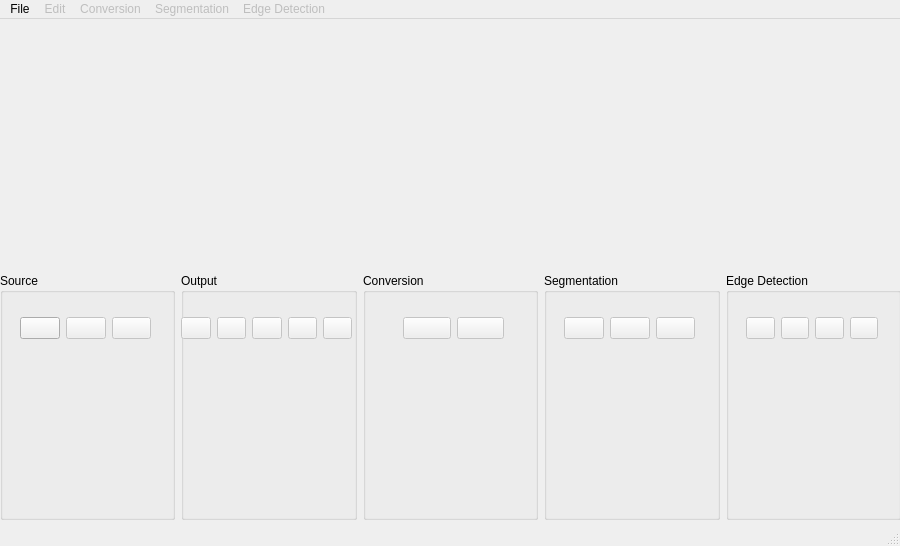
<?xml version="1.0" encoding="UTF-8"?>
<ui version="4.0">
 <class>MainWindow</class>
 <widget class="QMainWindow" name="MainWindow">
  <property name="geometry">
   <rect>
    <x>0</x>
    <y>0</y>
    <width>900</width>
    <height>546</height>
   </rect>
  </property>
  <property name="windowTitle">
   <string>MainWindow</string>
  </property>
  <widget class="QWidget" name="centralwidget">
   <widget class="QLabel" name="background">
    <property name="geometry">
     <rect>
      <x>0</x>
      <y>0</y>
      <width>901</width>
      <height>501</height>
     </rect>
    </property>
    <property name="text">
     <string/>
    </property>
    <property name="pixmap">
     <pixmap>Background.png</pixmap>
    </property>
    <property name="scaledContents">
     <bool>true</bool>
    </property>
   </widget>
   <widget class="QWidget" name="layoutWidget">
    <property name="geometry">
     <rect>
      <x>0</x>
      <y>0</y>
      <width>901</width>
      <height>501</height>
     </rect>
    </property>
    <layout class="QVBoxLayout" name="verticalApp">
     <item>
      <layout class="QHBoxLayout" name="horizontalPhotos">
       <item>
        <widget class="QLabel" name="sourceImage">
         <property name="text">
          <string/>
         </property>
         <property name="pixmap">
          <pixmap>images/upload_warning.png</pixmap>
         </property>
         <property name="scaledContents">
          <bool>true</bool>
         </property>
        </widget>
       </item>
       <item>
        <widget class="QLabel" name="outputImage">
         <property name="text">
          <string/>
         </property>
         <property name="pixmap">
          <pixmap>images/output.png</pixmap>
         </property>
         <property name="scaledContents">
          <bool>true</bool>
         </property>
        </widget>
       </item>
      </layout>
     </item>
     <item>
      <layout class="QHBoxLayout" name="horizontalButtons">
       <item>
        <widget class="QGroupBox" name="sourceButtons">
         <property name="styleSheet">
          <string notr="true"/>
         </property>
         <property name="title">
          <string>Source</string>
         </property>
         <widget class="QWidget" name="horizontalLayoutWidget">
          <property name="geometry">
           <rect>
            <x>20</x>
            <y>20</y>
            <width>131</width>
            <height>71</height>
           </rect>
          </property>
          <layout class="QHBoxLayout" name="horizontalSourceButtons">
           <item>
            <widget class="QPushButton" name="openSourceButton">
             <property name="enabled">
              <bool>true</bool>
             </property>
             <property name="text">
              <string/>
             </property>
             <property name="icon">
              <iconset>
               <normaloff>icons/carbon_folder-open.png</normaloff>icons/carbon_folder-open.png</iconset>
             </property>
            </widget>
           </item>
           <item>
            <widget class="QPushButton" name="saveOutputButton">
             <property name="enabled">
              <bool>false</bool>
             </property>
             <property name="text">
              <string/>
             </property>
             <property name="icon">
              <iconset>
               <normaloff>icons/clarity_export-solid.png</normaloff>icons/clarity_export-solid.png</iconset>
             </property>
            </widget>
           </item>
           <item>
            <widget class="QPushButton" name="clearSourceButton">
             <property name="enabled">
              <bool>false</bool>
             </property>
             <property name="text">
              <string/>
             </property>
             <property name="icon">
              <iconset>
               <normaloff>icons/grommet-icons_clear-option.png</normaloff>icons/grommet-icons_clear-option.png</iconset>
             </property>
            </widget>
           </item>
          </layout>
         </widget>
        </widget>
       </item>
       <item>
        <widget class="QGroupBox" name="outputButtons">
         <property name="title">
          <string>Output</string>
         </property>
         <widget class="QWidget" name="horizontalLayoutWidget_2">
          <property name="geometry">
           <rect>
            <x>0</x>
            <y>20</y>
            <width>171</width>
            <height>71</height>
           </rect>
          </property>
          <layout class="QHBoxLayout" name="horizontalOutputButtons">
           <item>
            <widget class="QPushButton" name="saveAsOutputButton">
             <property name="enabled">
              <bool>false</bool>
             </property>
             <property name="text">
              <string/>
             </property>
             <property name="icon">
              <iconset>
               <normaloff>icons/entypo_save.png</normaloff>icons/entypo_save.png</iconset>
             </property>
            </widget>
           </item>
           <item>
            <widget class="QPushButton" name="exportAsButton">
             <property name="enabled">
              <bool>false</bool>
             </property>
             <property name="text">
              <string/>
             </property>
             <property name="icon">
              <iconset>
               <normaloff>icons/fluent_document-save-24-filled.png</normaloff>icons/fluent_document-save-24-filled.png</iconset>
             </property>
            </widget>
           </item>
           <item>
            <widget class="QPushButton" name="clearButton">
             <property name="enabled">
              <bool>false</bool>
             </property>
             <property name="text">
              <string/>
             </property>
             <property name="icon">
              <iconset>
               <normaloff>icons/grommet-icons_clear-option.png</normaloff>icons/grommet-icons_clear-option.png</iconset>
             </property>
            </widget>
           </item>
           <item>
            <widget class="QPushButton" name="undoOutputButton">
             <property name="enabled">
              <bool>false</bool>
             </property>
             <property name="text">
              <string/>
             </property>
             <property name="icon">
              <iconset>
               <normaloff>icons/uil_image-download.png</normaloff>icons/uil_image-download.png</iconset>
             </property>
            </widget>
           </item>
           <item>
            <widget class="QPushButton" name="redoOutputButton">
             <property name="enabled">
              <bool>false</bool>
             </property>
             <property name="text">
              <string/>
             </property>
             <property name="icon">
              <iconset>
               <normaloff>icons/uil_image-upload.png</normaloff>icons/uil_image-upload.png</iconset>
             </property>
            </widget>
           </item>
          </layout>
         </widget>
        </widget>
       </item>
       <item>
        <widget class="QGroupBox" name="conversionButtons">
         <property name="title">
          <string>Conversion</string>
         </property>
         <widget class="QWidget" name="horizontalLayoutWidget_3">
          <property name="geometry">
           <rect>
            <x>40</x>
            <y>20</y>
            <width>101</width>
            <height>71</height>
           </rect>
          </property>
          <layout class="QHBoxLayout" name="horizontalConversionButtons">
           <item>
            <widget class="QPushButton" name="rgbToGray">
             <property name="enabled">
              <bool>false</bool>
             </property>
             <property name="text">
              <string/>
             </property>
             <property name="icon">
              <iconset>
               <normaloff>icons/uil_image.png</normaloff>icons/uil_image.png</iconset>
             </property>
            </widget>
           </item>
           <item>
            <widget class="QPushButton" name="rgbToHsv">
             <property name="enabled">
              <bool>false</bool>
             </property>
             <property name="text">
              <string/>
             </property>
             <property name="icon">
              <iconset>
               <normaloff>icons/uil_image.png</normaloff>icons/uil_image.png</iconset>
             </property>
            </widget>
           </item>
          </layout>
         </widget>
        </widget>
       </item>
       <item>
        <widget class="QGroupBox" name="segmentationButtons">
         <property name="title">
          <string>Segmentation</string>
         </property>
         <widget class="QWidget" name="horizontalLayoutWidget_4">
          <property name="geometry">
           <rect>
            <x>20</x>
            <y>20</y>
            <width>131</width>
            <height>71</height>
           </rect>
          </property>
          <layout class="QHBoxLayout" name="horizontalSegmentationButton">
           <item>
            <widget class="QPushButton" name="multiOtsuButton">
             <property name="enabled">
              <bool>false</bool>
             </property>
             <property name="text">
              <string/>
             </property>
             <property name="icon">
              <iconset>
               <normaloff>icons/uil_image.png</normaloff>icons/uil_image.png</iconset>
             </property>
            </widget>
           </item>
           <item>
            <widget class="QPushButton" name="chanVeseButton">
             <property name="enabled">
              <bool>false</bool>
             </property>
             <property name="text">
              <string/>
             </property>
             <property name="icon">
              <iconset>
               <normaloff>icons/uil_image.png</normaloff>icons/uil_image.png</iconset>
             </property>
            </widget>
           </item>
           <item>
            <widget class="QPushButton" name="morphologicalButton">
             <property name="enabled">
              <bool>false</bool>
             </property>
             <property name="text">
              <string/>
             </property>
             <property name="icon">
              <iconset>
               <normaloff>icons/uil_image.png</normaloff>icons/uil_image.png</iconset>
             </property>
            </widget>
           </item>
          </layout>
         </widget>
        </widget>
       </item>
       <item>
        <widget class="QGroupBox" name="edgeDetectionButtons">
         <property name="title">
          <string>Edge Detection</string>
         </property>
         <widget class="QWidget" name="horizontalLayoutWidget_5">
          <property name="geometry">
           <rect>
            <x>20</x>
            <y>20</y>
            <width>132</width>
            <height>71</height>
           </rect>
          </property>
          <layout class="QHBoxLayout" name="horizontalEdgeDetectionButtons">
           <item>
            <widget class="QPushButton" name="scherrButton">
             <property name="enabled">
              <bool>false</bool>
             </property>
             <property name="text">
              <string/>
             </property>
             <property name="icon">
              <iconset>
               <normaloff>icons/uil_image.png</normaloff>icons/uil_image.png</iconset>
             </property>
            </widget>
           </item>
           <item>
            <widget class="QPushButton" name="prewittButton">
             <property name="enabled">
              <bool>false</bool>
             </property>
             <property name="text">
              <string/>
             </property>
             <property name="icon">
              <iconset>
               <normaloff>icons/uil_image.png</normaloff>icons/uil_image.png</iconset>
             </property>
            </widget>
           </item>
           <item>
            <widget class="QPushButton" name="robertsButton">
             <property name="enabled">
              <bool>false</bool>
             </property>
             <property name="text">
              <string/>
             </property>
             <property name="icon">
              <iconset>
               <normaloff>icons/uil_image.png</normaloff>icons/uil_image.png</iconset>
             </property>
            </widget>
           </item>
           <item>
            <widget class="QPushButton" name="sobelButtons">
             <property name="enabled">
              <bool>false</bool>
             </property>
             <property name="text">
              <string/>
             </property>
             <property name="icon">
              <iconset>
               <normaloff>icons/uil_image.png</normaloff>icons/uil_image.png</iconset>
             </property>
            </widget>
           </item>
          </layout>
         </widget>
        </widget>
       </item>
      </layout>
     </item>
    </layout>
   </widget>
  </widget>
  <widget class="QMenuBar" name="menubar">
   <property name="geometry">
    <rect>
     <x>0</x>
     <y>0</y>
     <width>900</width>
     <height>22</height>
    </rect>
   </property>
   <widget class="QMenu" name="menuFile">
    <property name="title">
     <string>File</string>
    </property>
    <addaction name="actionOpen_Source"/>
    <addaction name="actionSave_Output"/>
    <addaction name="actionSave_As_Output"/>
    <addaction name="actionExport_As"/>
    <addaction name="actionExit"/>
   </widget>
   <widget class="QMenu" name="menuEdit">
    <property name="enabled">
     <bool>false</bool>
    </property>
    <property name="title">
     <string>Edit</string>
    </property>
    <widget class="QMenu" name="menuClear">
     <property name="enabled">
      <bool>false</bool>
     </property>
     <property name="title">
      <string>Clear</string>
     </property>
     <addaction name="actionSource"/>
     <addaction name="actionOutput"/>
    </widget>
    <addaction name="menuClear"/>
    <addaction name="actionUndo_Output"/>
    <addaction name="actionRedo_Output"/>
   </widget>
   <widget class="QMenu" name="menuConversion">
    <property name="enabled">
     <bool>false</bool>
    </property>
    <property name="title">
     <string>Conversion</string>
    </property>
    <addaction name="actionRGB_to_Gray"/>
    <addaction name="actionRGB_to_HSV"/>
   </widget>
   <widget class="QMenu" name="menuSegmentation">
    <property name="enabled">
     <bool>false</bool>
    </property>
    <property name="title">
     <string>Segmentation</string>
    </property>
    <addaction name="actionMulti_otsu_Thresholding"/>
    <addaction name="actionChan_Vese_Segmentation"/>
    <addaction name="actionMorphological_Snake"/>
   </widget>
   <widget class="QMenu" name="menuEdge_Detection">
    <property name="enabled">
     <bool>false</bool>
    </property>
    <property name="title">
     <string>Edge Detection</string>
    </property>
    <addaction name="actionRoberts"/>
    <addaction name="actionSobel"/>
    <addaction name="actionScherr"/>
    <addaction name="actionPrewitt"/>
   </widget>
   <addaction name="menuFile"/>
   <addaction name="menuEdit"/>
   <addaction name="menuConversion"/>
   <addaction name="menuSegmentation"/>
   <addaction name="menuEdge_Detection"/>
  </widget>
  <widget class="QStatusBar" name="statusbar"/>
  <action name="actionOpen_Source">
   <property name="text">
    <string>Open Source</string>
   </property>
  </action>
  <action name="actionSave_Output">
   <property name="enabled">
    <bool>false</bool>
   </property>
   <property name="text">
    <string>Save Output</string>
   </property>
  </action>
  <action name="actionSave_As_Output">
   <property name="enabled">
    <bool>false</bool>
   </property>
   <property name="text">
    <string>Save As Output</string>
   </property>
  </action>
  <action name="actionExport_As">
   <property name="enabled">
    <bool>false</bool>
   </property>
   <property name="text">
    <string>Export As</string>
   </property>
  </action>
  <action name="actionExit">
   <property name="text">
    <string>Exit</string>
   </property>
  </action>
  <action name="actionSource">
   <property name="text">
    <string>Source</string>
   </property>
  </action>
  <action name="actionOutput">
   <property name="text">
    <string>Output</string>
   </property>
  </action>
  <action name="actionUndo_Output">
   <property name="text">
    <string>Undo Output</string>
   </property>
  </action>
  <action name="actionRedo_Output">
   <property name="text">
    <string>Redo Output</string>
   </property>
  </action>
  <action name="actionRGB_to_Gray">
   <property name="enabled">
    <bool>true</bool>
   </property>
   <property name="text">
    <string>RGB to Gray</string>
   </property>
  </action>
  <action name="actionRGB_to_HSV">
   <property name="text">
    <string>RGB to HSV</string>
   </property>
  </action>
  <action name="actionMulti_otsu_Thresholding">
   <property name="enabled">
    <bool>true</bool>
   </property>
   <property name="text">
    <string>Multi-otsu Thresholding</string>
   </property>
  </action>
  <action name="actionChan_Vese_Segmentation">
   <property name="text">
    <string>Chan-Vese Segmentation</string>
   </property>
  </action>
  <action name="actionMorphological_Snake">
   <property name="text">
    <string>Morphological Snakes</string>
   </property>
  </action>
  <action name="actionRoberts">
   <property name="text">
    <string>Roberts</string>
   </property>
  </action>
  <action name="actionSobel">
   <property name="text">
    <string>Sobel</string>
   </property>
  </action>
  <action name="actionScherr">
   <property name="text">
    <string>Scherr</string>
   </property>
  </action>
  <action name="actionPrewitt">
   <property name="text">
    <string>Prewitt</string>
   </property>
  </action>
 </widget>
 <resources/>
 <connections/>
</ui>
